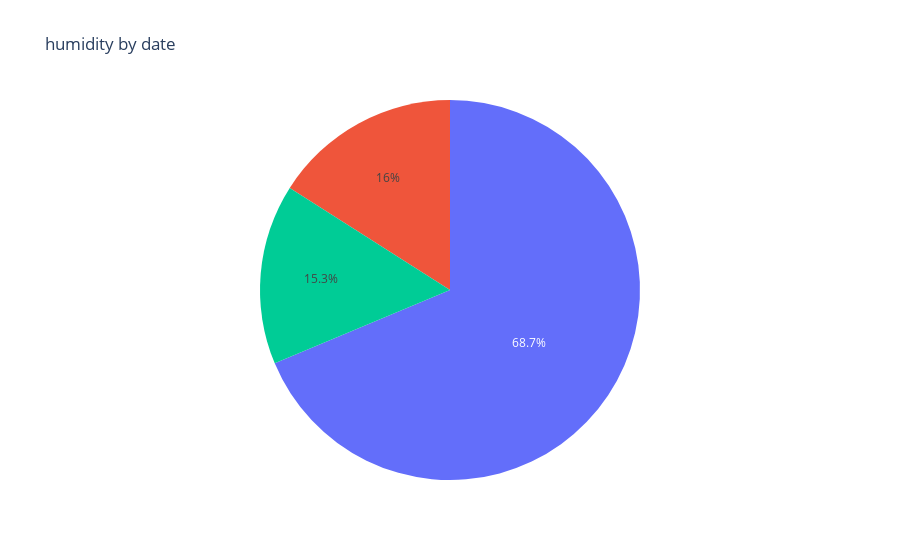

Notebook code cell kept with this figure:
### Code cell
chart_data = pd.concat([
    df['date'],
    df['humidity'],
], axis=1)
chart_data = chart_data.sort_values(['date'])
chart_data = chart_data.rename(columns={'date': 'x'})
chart_data = chart_data.dropna()
chart_data = chart_data[chart_data['humidity'] > 0]

import plotly.graph_objs as go

chart = go.Pie(labels=chart_data['x'], ids=chart_data['humidity'])
figure = go.Figure(data=[chart], layout=go.Layout({
    'showlegend': False, 'title': {'text': 'humidity by date'}
}))

init_notebook_mode(connected=True)
figure.pop('id', None)
iplot(figure)

### Figure 1 — Plotly figure (JSON) as saved in the notebook; plotly's stock layout.template omitted (floating-point values rounded to 4 significant figures; data arrays with more than 128 entries replaced by an {"elided": "..."} marker saying what was removed)
{"data": [{"ids": {"elided": "313 int values"}, "labels": {"elided": "313 str values"}, "type": "pie"}], "layout": {"showlegend": false, "title": {"text": "humidity by date"}}}
